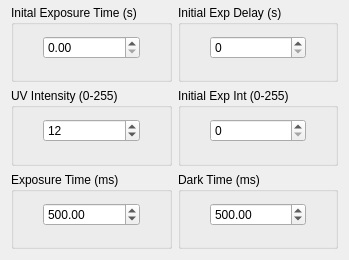
     <widget class="QWidget" name="LightEngineControl">
      <property name="geometry">
       <rect>
        <x>0</x>
        <y>0</y>
        <width>349</width>
        <height>260</height>
       </rect>
      </property>
      <attribute name="label">
       <string>                      Light Engine Control</string>
      </attribute>
      <layout class="QGridLayout" name="gridLayout_8">
       <property name="topMargin">
        <number>5</number>
       </property>
       <item row="0" column="0">
        <layout class="QGridLayout" name="gridLayout_6" columnstretch="1,1">
         <item row="0" column="0">
          <widget class="QGroupBox" name="InitialExposureBox">
           <property name="title">
            <string>Inital Exposure Time (s)</string>
           </property>
           <layout class="QGridLayout" name="gridLayout_26" columnstretch="1,4,1">
            <property name="leftMargin">
             <number>5</number>
            </property>
            <property name="topMargin">
             <number>0</number>
            </property>
            <property name="rightMargin">
             <number>5</number>
            </property>
            <item row="0" column="0">
             <spacer name="horizontalSpacer_27">
              <property name="orientation">
               <enum>Qt::Horizontal</enum>
              </property>
              <property name="sizeHint" stdset="0">
               <size>
                <width>19</width>
                <height>20</height>
               </size>
              </property>
             </spacer>
            </item>
            <item row="0" column="1">
             <widget class="QDoubleSpinBox" name="InitialExposureParameter">
              <property name="sizePolicy">
               <sizepolicy hsizetype="Minimum" vsizetype="Fixed">
                <horstretch>0</horstretch>
                <verstretch>0</verstretch>
               </sizepolicy>
              </property>
              <property name="maximum">
               <double>999.990000000000009</double>
              </property>
             </widget>
            </item>
            <item row="0" column="2">
             <spacer name="horizontalSpacer_28">
              <property name="orientation">
               <enum>Qt::Horizontal</enum>
              </property>
              <property name="sizeHint" stdset="0">
               <size>
                <width>19</width>
                <height>20</height>
               </size>
              </property>
             </spacer>
            </item>
           </layout>
          </widget>
         </item>
         <item row="0" column="1">
          <widget class="QGroupBox" name="InitialDelayBox">
           <property name="title">
            <string>Initial Exp Delay (s)</string>
           </property>
           <layout class="QGridLayout" name="gridLayout_29" columnstretch="1,4,1">
            <property name="leftMargin">
             <number>5</number>
            </property>
            <property name="topMargin">
             <number>0</number>
            </property>
            <property name="rightMargin">
             <number>5</number>
            </property>
            <item row="0" column="0">
             <spacer name="horizontalSpacer_36">
              <property name="orientation">
               <enum>Qt::Horizontal</enum>
              </property>
              <property name="sizeHint" stdset="0">
               <size>
                <width>19</width>
                <height>20</height>
               </size>
              </property>
             </spacer>
            </item>
            <item row="0" column="1">
             <widget class="QSpinBox" name="InitialDelayParam">
              <property name="sizePolicy">
               <sizepolicy hsizetype="Minimum" vsizetype="Fixed">
                <horstretch>0</horstretch>
                <verstretch>0</verstretch>
               </sizepolicy>
              </property>
             </widget>
            </item>
            <item row="0" column="2">
             <spacer name="horizontalSpacer_35">
              <property name="orientation">
               <enum>Qt::Horizontal</enum>
              </property>
              <property name="sizeHint" stdset="0">
               <size>
                <width>19</width>
                <height>20</height>
               </size>
              </property>
             </spacer>
            </item>
           </layout>
          </widget>
         </item>
         <item row="1" column="1">
          <widget class="QGroupBox" name="InitialIntensityBox">
           <property name="title">
            <string>Initial Exp Int (0-255)</string>
           </property>
           <layout class="QGridLayout" name="gridLayout_30" columnstretch="1,4,1">
            <property name="leftMargin">
             <number>5</number>
            </property>
            <property name="topMargin">
             <number>0</number>
            </property>
            <property name="rightMargin">
             <number>5</number>
            </property>
            <item row="0" column="0">
             <spacer name="horizontalSpacer_33">
              <property name="orientation">
               <enum>Qt::Horizontal</enum>
              </property>
              <property name="sizeHint" stdset="0">
               <size>
                <width>52</width>
                <height>20</height>
               </size>
              </property>
             </spacer>
            </item>
            <item row="0" column="1">
             <widget class="QSpinBox" name="InitialExposureIntensityParam">
              <property name="sizePolicy">
               <sizepolicy hsizetype="Minimum" vsizetype="Fixed">
                <horstretch>0</horstretch>
                <verstretch>0</verstretch>
               </sizepolicy>
              </property>
              <property name="maximum">
               <number>255</number>
              </property>
             </widget>
            </item>
            <item row="0" column="2">
             <spacer name="horizontalSpacer_34">
              <property name="orientation">
               <enum>Qt::Horizontal</enum>
              </property>
              <property name="sizeHint" stdset="0">
               <size>
                <width>19</width>
                <height>20</height>
               </size>
              </property>
             </spacer>
            </item>
           </layout>
          </widget>
         </item>
         <item row="1" column="0">
          <widget class="QGroupBox" name="UVIntensityBox">
           <property name="title">
            <string>UV Intensity (0-255)</string>
           </property>
           <layout class="QGridLayout" name="gridLayout_27" columnstretch="1,4,1">
            <property name="leftMargin">
             <number>5</number>
            </property>
            <property name="topMargin">
             <number>0</number>
            </property>
            <property name="rightMargin">
             <number>5</number>
            </property>
            <item row="0" column="0">
             <spacer name="horizontalSpacer_29">
              <property name="orientation">
               <enum>Qt::Horizontal</enum>
              </property>
              <property name="sizeHint" stdset="0">
               <size>
                <width>19</width>
                <height>20</height>
               </size>
              </property>
             </spacer>
            </item>
            <item row="0" column="1">
             <widget class="QSpinBox" name="UVIntensityParam">
              <property name="sizePolicy">
               <sizepolicy hsizetype="Minimum" vsizetype="Fixed">
                <horstretch>0</horstretch>
                <verstretch>0</verstretch>
               </sizepolicy>
              </property>
              <property name="minimum">
               <number>0</number>
              </property>
              <property name="maximum">
               <number>255</number>
              </property>
              <property name="value">
               <number>12</number>
              </property>
              <property name="displayIntegerBase">
               <number>10</number>
              </property>
             </widget>
            </item>
            <item row="0" column="2">
             <spacer name="horizontalSpacer_30">
              <property name="orientation">
               <enum>Qt::Horizontal</enum>
              </property>
              <property name="sizeHint" stdset="0">
               <size>
                <width>19</width>
                <height>20</height>
               </size>
              </property>
             </spacer>
            </item>
           </layout>
          </widget>
         </item>
         <item row="2" column="0">
          <widget class="QGroupBox" name="ExposureTimeBox">
           <property name="title">
            <string>Exposure Time (ms)</string>
           </property>
           <layout class="QGridLayout" name="gridLayout_28" columnstretch="1,4,1">
            <property name="leftMargin">
             <number>5</number>
            </property>
            <property name="topMargin">
             <number>0</number>
            </property>
            <property name="rightMargin">
             <number>5</number>
            </property>
            <item row="0" column="0">
             <spacer name="horizontalSpacer_32">
              <property name="orientation">
               <enum>Qt::Horizontal</enum>
              </property>
              <property name="sizeHint" stdset="0">
               <size>
                <width>19</width>
                <height>20</height>
               </size>
              </property>
             </spacer>
            </item>
            <item row="0" column="1">
             <widget class="QDoubleSpinBox" name="ExposureTimeParam">
              <property name="sizePolicy">
               <sizepolicy hsizetype="Minimum" vsizetype="Fixed">
                <horstretch>0</horstretch>
                <verstretch>0</verstretch>
               </sizepolicy>
              </property>
              <property name="maximum">
               <double>100000000.000000000000000</double>
              </property>
              <property name="value">
               <double>500.000000000000000</double>
              </property>
             </widget>
            </item>
            <item row="0" column="2">
             <spacer name="horizontalSpacer_31">
              <property name="orientation">
               <enum>Qt::Horizontal</enum>
              </property>
              <property name="sizeHint" stdset="0">
               <size>
                <width>19</width>
                <height>20</height>
               </size>
              </property>
             </spacer>
            </item>
           </layout>
          </widget>
         </item>
         <item row="2" column="1">
          <widget class="QGroupBox" name="DarkTimeBox">
           <property name="title">
            <string>Dark Time (ms)</string>
           </property>
           <layout class="QGridLayout" name="gridLayout_31" columnstretch="1,4,1">
            <property name="leftMargin">
             <number>5</number>
            </property>
            <property name="topMargin">
             <number>0</number>
            </property>
            <property name="rightMargin">
             <number>5</number>
            </property>
            <item row="0" column="1">
             <widget class="QDoubleSpinBox" name="DarkTimeParam">
              <property name="sizePolicy">
               <sizepolicy hsizetype="Preferred" vsizetype="Fixed">
                <horstretch>0</horstretch>
                <verstretch>0</verstretch>
               </sizepolicy>
              </property>
              <property name="maximum">
               <double>100000000.000000000000000</double>
              </property>
              <property name="value">
               <double>500.000000000000000</double>
              </property>
             </widget>
            </item>
            <item row="0" column="0">
             <spacer name="horizontalSpacer_37">
              <property name="orientation">
               <enum>Qt::Horizontal</enum>
              </property>
              <property name="sizeHint" stdset="0">
               <size>
                <width>40</width>
                <height>20</height>
               </size>
              </property>
             </spacer>
            </item>
            <item row="0" column="2">
             <spacer name="horizontalSpacer_38">
              <property name="orientation">
               <enum>Qt::Horizontal</enum>
              </property>
              <property name="sizeHint" stdset="0">
               <size>
                <width>40</width>
                <height>20</height>
               </size>
              </property>
             </spacer>
            </item>
           </layout>
          </widget>
         </item>
        </layout>
       </item>
      </layout>
     </widget>
